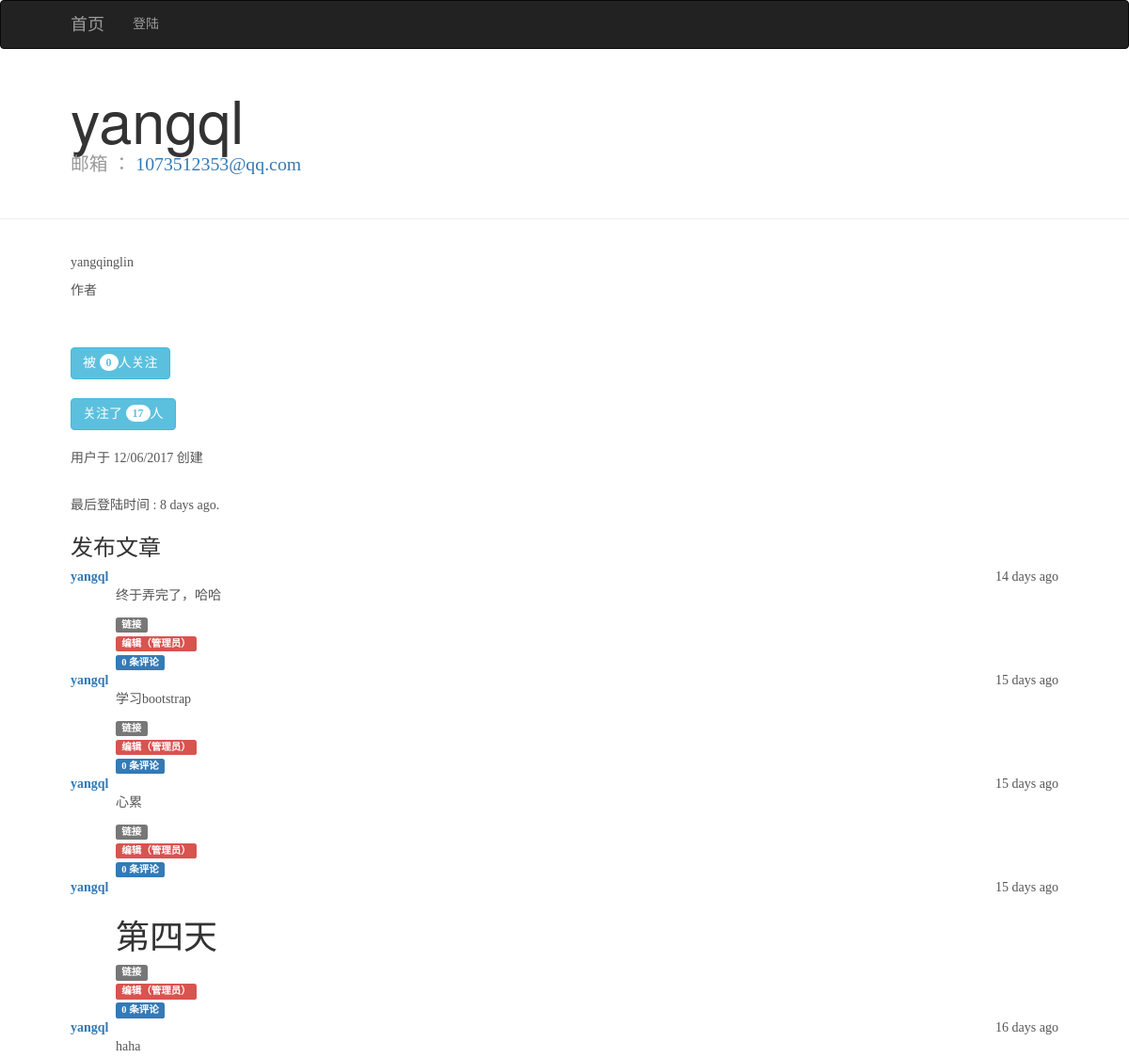
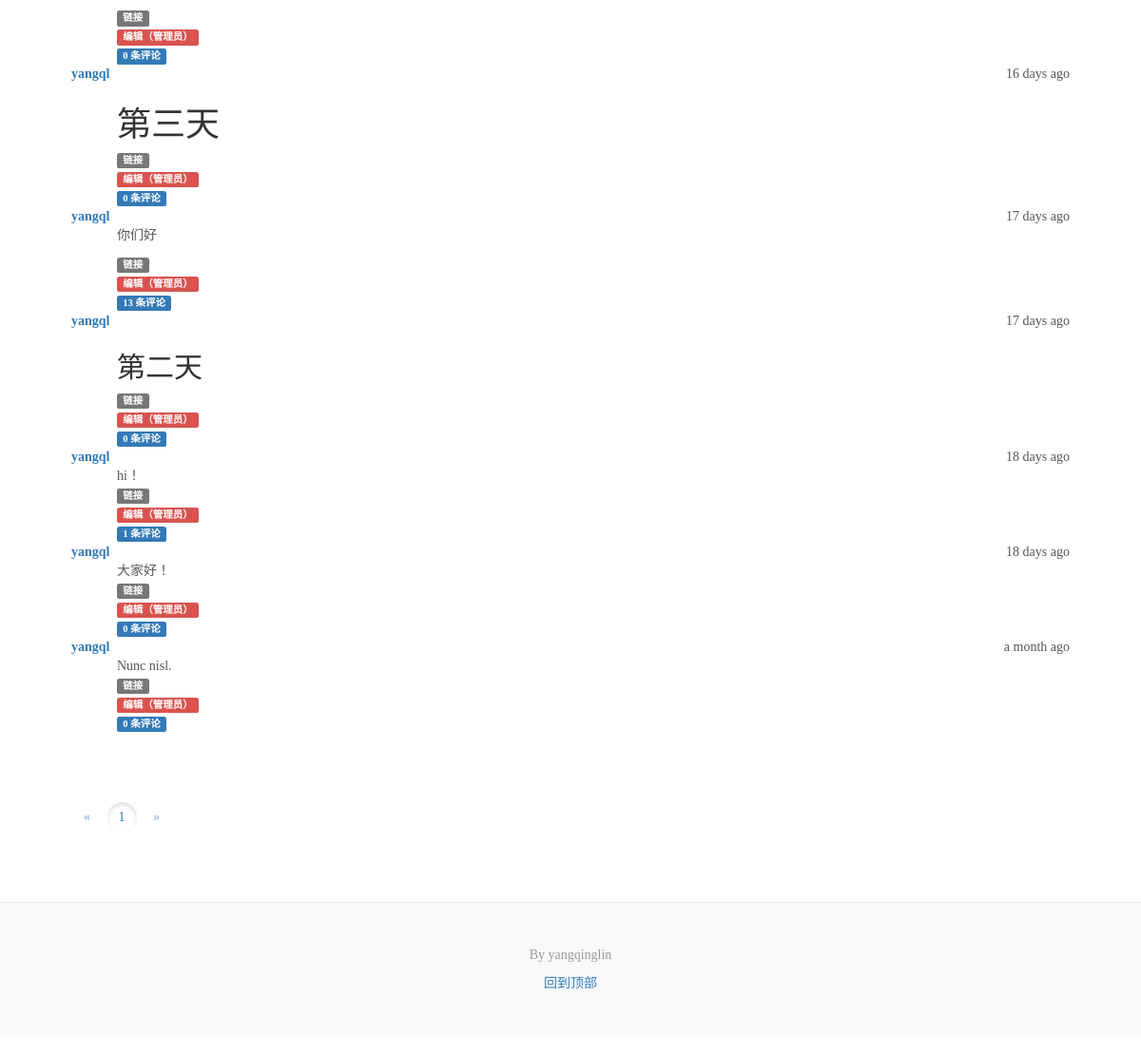
Screenshot of /user/yangql with the database file from the repository (2 pictures, top to bottom).
### app/model.py (models this page shows, shortened)
class User(UserMixin, db.Model):
    __tablename__ = 'users'
    id = db.Column(db.Integer, primary_key=True)
    email = db.Column(db.String(64), unique=True, index=True)
    username = db.Column(db.String(64), unique=True, index=True)
    role_id = db.Column(db.Integer, db.ForeignKey('roles.id'))
    password_hash = db.Column(db.String(128))
    posts = db.relationship( 'Post', backref = 'author', lazy = 'dynamic' )
    confirmed = db.Column( db.Boolean, default = False )
    name=db.Column(db.String(64))
    about_me=db.Column(db.Text())
    member_since=db.Column(db.DateTime(),default=datetime.utcnow())
    last_seen=db.Column(db.DateTime(),default=datetime.utcnow())
    comments=db.relationship('Comment',backref='author',lazy='dynamic')
    followed=db.relationship('Follow',
                             foreign_keys=[Follow.follower_id],
                             backref=db.backref('follower',lazy='joined'),
                             lazy='dynamic',
                             cascade='all,delete-orphan')
    followers = db.relationship( 'Follow',
                                foreign_keys = [Follow.followed_id] ,
                                backref = db.backref( 'followed', lazy = 'joined' ),
                                lazy = 'dynamic',
                                cascade = 'all,delete-orphan')
    @property
    def password( self ):
        raise AttributeError( 'password is not a readable attribute' )

class Post(db.Model):
    __tablename__ = 'posts'
    id = db.Column(db.Integer, primary_key=True)
    body = db.Column(db.Text)
    timestamp = db.Column(db.DateTime, index=True, default=datetime.utcnow)
    author_id = db.Column(db.Integer, db.ForeignKey('users.id'))
    body_html=db.Column(db.Text)
    comments=db.relationship('Comment',backref='post',lazy='dynamic')
    """生产虚拟文章"""
    """生成markdown文本"""

### app/main/views.py (the view)
@main.route('/user/<username>')
def user(username):
    user=User.query.filter_by(username=username).first()
    if user is None:
        abort(404)
    page = request.args.get( 'page', 1, type = int )  # 默认第一页
    pagination = Post.query.filter_by(author=user).order_by( Post.timestamp.desc( ) ).\
        paginate( page,  # 唯一必须的参数
                per_page = current_app.config [
                'FLASKY_POSTS_PER_PAGE' ],
                error_out = False )  # 超出范围时返回空列表
    posts = pagination.items
    return render_template("user.html",user=user,posts=posts,pagination=pagination)

### app/author/views.py (called while the page is built)
@auth.before_app_request#获取权限时需要确认账户,若未确认，则跳转到/unconfirmed
def before_request():
    if current_user.is_authenticated :
        current_user.ping()#刷新用户访问时间
        if not current_user.confirmed \
            and request.endpoint [ :5 ] != 'auth.'\
            and request.endpoint != 'static':
            return redirect( url_for( 'auth.unconfirmed'))

### app/main/__init__.py (called while the page is built)
@main.app_context_processor#在模板中创建Permission的上下文
def inject_permission():
    return dict(Permission=Permission)

### app/model.py (called while the page is built)
    def can(self,permissions):
        return False

### app/templates/user.html (shortened to what this page needs)
{%extends "base.html" %}
{%import "_macros.html" as macros %}
{%block blogtitle%}{{user.username}}{%endblock blogtitle%}
{%block blogdescription%}
{%if current_user.is_administrator%}
邮箱 ：
<a href="{{ user.email }}">{{ user.email }}</a>
{%endif %}
{%endblock blogdescription%}
{%block posts%}
{%if user.name%}
<p>{{user.name}}</p>
{%endif%}
{%if user.about_me %}<p>{{ user.about_me }}</p>{%endif %}
<br>
<br>
<a class="btn btn-info" href="{{ url_for('.followers', username=user.username) }}">
   	被 <span class="badge">{{ user.followers.count()-1 }}</span>人关注
</a>
<br>
<br>
<a class="btn btn-info" href="{{ url_for('.followed_by', username=user.username) }}">
    关注了 <span class="badge">{{ user.followed.count()-1 }}</span>人
</a>
<br>
<br>
 <p>用户于 {{ moment(user.member_since).format('L') }} 创建</p>
 <br>
 <p> 最后登陆时间 : {{ moment(user.last_seen).fromNow(refresh=True) }}.
 </p>
<h3>发布文章 </h3>
{%include '_posts.html'%}
{%endblock posts%}
{%block pagination%}
<nav class="blog-pagination">
{{ macros.pagination_widget(pagination, '.index') }}
</nav>
{%endblock pagination%}

### app/templates/base.html (shortened to what this page needs)
{%extends "bootstrap/base.html"%}
{%block styles%}
    {{super()}}
	<link href="{{url_for('static',filename='css/blog.css')}}" rel="stylesheet" type="text/css">
  <link href="{{url_for('static',filename='css/navbar.css')}}" rel="stylesheet" type="text/css">
{%endblock styles%}
{%block navbar%}
<nav class="navbar navbar-inverse" role="navigation">
  <div class="container">
    <div class="navbar-header">
          <a class="navbar-brand" href="{{ url_for('main.index') }}">首页
          </a>
    </div>
		<div >
          <ul class="nav navbar-nav">
                {%if current_user.is_authenticated%}
                <li>
                  <a class="nav-link" href="{{ url_for('main.user',username=current_user.username) }}">用户资料</a>
                </li>
                <li >
                    <a class="nav-link nav-right " href="{{url_for('auth.logout')}}">退出</a>
                </li>
                  {% else %}
                <li >
                    <a href="{{ url_for('auth.login') }}">登陆</a>
                </li>
                {% endif %}
          </ul>
    </div>
  </div>
</nav>
		{%endblock%}
{% block content -%}
		<div class="blog-header">
        	<div class="container">
        <h2 class="blog-title">
        {%block blogtitle%}
        {%endblock blogtitle%}
        </h2>
        <p class="lead blog-description">
        {%block blogdescription%}
        {%endblock blogdescription%}
        </p>
        	</div>
      </div>
<div class="container">
{%block posts%}
{%endblock posts%}
</div>
<div class="container">
<nav class="blog-pagination">
{%block pagination%}
{%endblock pagination%}
</nav>
</div>
<footer class="blog-footer">
    <p>By yangqinglin</p>
    <p>
       <a href="#">回到顶部</a>
    </p>
</footer>
{%- endblock content %}

### app/templates/_macros.html
{%macro pagination_widget(pagination, endpoint) %}
       {%if pagination.has_prev %}
       <a class="btn btn-outline-primary" href="{{ url_for(endpoint, page = pagination.page - 1,**kwargs)}}">
       {%else%}
       <a class="btn btn-outline-secondary disabled" href="#">
       {%endif %}
            &laquo;
        </a>
    {%for p in pagination.iter_pages() %}
        {%if p %}
            {%if p == pagination.page %}
            <a class="btn btn-outline-primary active"
            href="{{ url_for(endpoint, page = p, **kwargs) }}">{{ p }}
            </a>
            {%else %}
            <a btn btn-outline-primary
            href="{{ url_for(endpoint, page = p, **kwargs) }}">{{ p }}
            </a>
            {%endif %}
        {%else %}
        <a class="btn btn-outline-secondary disabled" href="#">&hellip;</a>
        {%endif %}
    {%endfor %}
        {%if pagination.has_next %}
        <a class="btn btn-outline-primary" href="
            {{ url_for(endpoint, page = pagination.page + 1, **kwargs) }} ">
        {%else %}
        <a class="btn btn-outline-secondary disabled" href="#">
        {%endif %}
                &raquo;
        </a>
{%endmacro %}

### app/templates/_posts.html (shortened to what this page needs)
<div class="blog-post">
{%for post in posts%}
<div class="post">
	<div class="post-date">
	{{ moment(post.timestamp).fromNow(refresh=True) }}
	</div>
	<div class="post-author">
            <a href="{{ url_for('.user', username=post.author.username) }}">
                {{ post.author.username }}
            </a>
    </div>
    <div class="post-content">
    {%if post.body_html%}
    	{{post.body_html|safe}}
    {%else%}
    	{{ post.body }}
    {%endif%}
    	<div class="post-footer">
    		<a href="{{url_for('.post',id=post.id)}}">
    		<span class="label label-default">链接</span>
    		</a>
        </div>
            {%if current_user == post.author%}
                <a href="{{ url_for('main.edit', id=post.id) }}">
                <span class="label label-primary">编辑</span>
                </a>
            {%elif current_user.is_administrator %}
                <a href="{{ url_for('main.edit', id=post.id) }}">
                    <span class="label label-danger">编辑（管理员）</span>
                </a>
            {%endif %}
            <br>
            <a href="{{url_for('.post',id=post.id)}}#comments">
                <span class="label label-primary">
                    {{post.comments.count()}} 条评论
                </span>
            </a>
    	</div>
    </div>
{%endfor%}
</div>

### app/static/css/blog.css (style rules this page uses)
@media (min-width: 48em) { html { font-size: 18px; } }
body { font-family: Georgia, "Times New Roman", Times, serif; color: #555; }
h1, .h1, h2, .h2, h3, .h3, h4, .h4, h5, .h5, h6, .h6 { font-family: "Helvetica Neue", Helvetica, Arial, sans-serif; font-weight: 400; color: #333; }
.container { max-width: 60rem; }
.blog-header { padding-bottom: 1.25rem; margin-bottom: 2rem; border-bottom: .05rem solid #eee; }
.blog-title { margin-bottom: 0; font-size: 2rem; font-weight: 400; }
.blog-description { font-size: 1.1rem; color: #999; }
@media (min-width: 40em) { .blog-title { font-size: 3.5rem; } }
.blog-pagination { margin-bottom: 4rem; }
.blog-pagination > .btn { border-radius: 2rem; }
.blog-post { margin-bottom: 4rem; }
.blog-footer { padding: 2.5rem 0; color: #999; text-align: center; background-color: #f9f9f9; border-top: .05rem solid #e5e5e5; }
.blog-footer p:last-child { margin-bottom: 0; }
div.post-date { float: right; }
div.post-author { font-weight: bold; }
div.post-content { margin-left: 48px; min-height: 48px; }

### app/static/css/navbar.css (style rules this page uses)
body { padding-bottom: 20px; }
.navbar { margin-bottom: 20px; }

### rows the page displays
User: username "yangql", email "1073512353@qq.com", name "yangqinglin", about_me "作者", member_since "12/06/2017", last_seen "8 days ago"
Post: timestamp "14 days ago", author.username "yangql", body_html "终于弄完了，哈哈", comments.count "0"
Post: timestamp "15 days ago", author.username "yangql", body_html "学习bootstrap", comments.count "0"
Post: timestamp "15 days ago", author.username "yangql", body_html "心累", comments.count "0"
Post: timestamp "15 days ago", author.username "yangql", body_html "第四天", comments.count "0"
Post: timestamp "16 days ago", author.username "yangql", body_html "haha", comments.count "0"
Post: timestamp "16 days ago", author.username "yangql", body_html "第三天", comments.count "0"
Post: timestamp "17 days ago", author.username "yangql", body_html "你们好", comments.count "13"
Post: timestamp "17 days ago", author.username "yangql", body_html "第二天", comments.count "0"
Post: timestamp "18 days ago", author.username "yangql", body "hi！", comments.count "1"
Post: timestamp "18 days ago", author.username "yangql", body "大家好！", comments.count "0"
Post: timestamp "a month ago", author.username "yangql", body "Nunc nisl.", comments.count "0"

### other values shown
{{ user.followers.count()-1 }} "0"
{{ user.followed.count()-1 }} "17"
{{ p }} "1"
